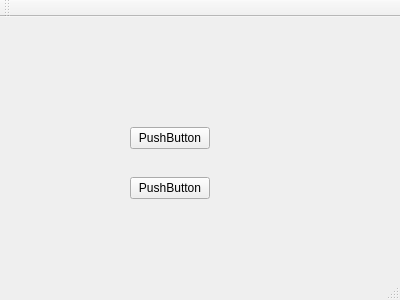
<?xml version="1.0" encoding="UTF-8"?>
<ui version="4.0">
 <class>MainWindow</class>
 <widget class="QMainWindow" name="MainWindow">
  <property name="geometry">
   <rect>
    <x>0</x>
    <y>0</y>
    <width>400</width>
    <height>300</height>
   </rect>
  </property>
  <property name="windowTitle">
   <string>MainWindow</string>
  </property>
  <widget class="QWidget" name="centralWidget">
   <widget class="QPushButton" name="pushButton">
    <property name="geometry">
     <rect>
      <x>130</x>
      <y>110</y>
      <width>80</width>
      <height>22</height>
     </rect>
    </property>
    <property name="text">
     <string>PushButton</string>
    </property>
    <property name="checkable">
     <bool>true</bool>
    </property>
   </widget>
   <widget class="QPushButton" name="pushButton_2">
    <property name="geometry">
     <rect>
      <x>130</x>
      <y>160</y>
      <width>80</width>
      <height>22</height>
     </rect>
    </property>
    <property name="text">
     <string>PushButton</string>
    </property>
   </widget>
  </widget>
  <widget class="QMenuBar" name="menuBar">
   <property name="geometry">
    <rect>
     <x>0</x>
     <y>0</y>
     <width>400</width>
     <height>19</height>
    </rect>
   </property>
  </widget>
  <widget class="QToolBar" name="mainToolBar">
   <attribute name="toolBarArea">
    <enum>TopToolBarArea</enum>
   </attribute>
   <attribute name="toolBarBreak">
    <bool>false</bool>
   </attribute>
  </widget>
  <widget class="QStatusBar" name="statusBar"/>
 </widget>
 <layoutdefault spacing="6" margin="11"/>
 <resources/>
 <connections/>
</ui>
